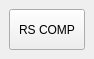
<?xml version="1.0" encoding="UTF-8"?>
<ui version="4.0">
 <class>MainWindow</class>
 <widget class="QMainWindow" name="MainWindow">
  <property name="geometry">
   <rect>
    <x>0</x>
    <y>0</y>
    <width>94</width>
    <height>59</height>
   </rect>
  </property>
  <property name="windowTitle">
   <string>MainWindow</string>
  </property>
  <widget class="QWidget" name="centralwidget">
   <layout class="QVBoxLayout" name="verticalLayout">
    <item>
     <widget class="QToolButton" name="toolButton">
      <property name="sizePolicy">
       <sizepolicy hsizetype="Expanding" vsizetype="Expanding">
        <horstretch>0</horstretch>
        <verstretch>0</verstretch>
       </sizepolicy>
      </property>
      <property name="text">
       <string>RS COMP</string>
      </property>
      <property name="popupMode">
       <enum>QToolButton::InstantPopup</enum>
      </property>
     </widget>
    </item>
   </layout>
  </widget>
 </widget>
 <resources/>
 <connections/>
</ui>
